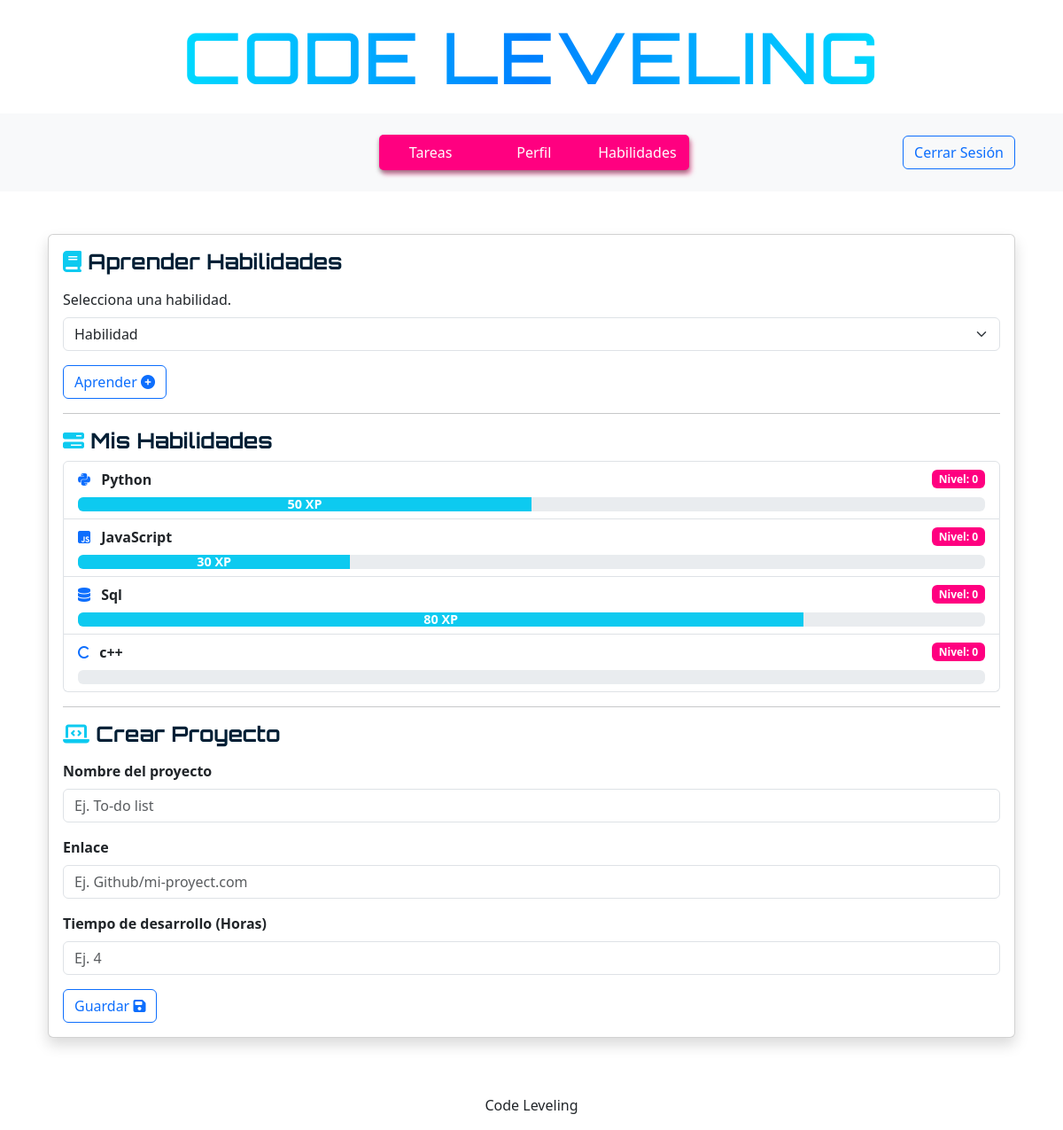
The app's page /habilidades (signed in), older data.
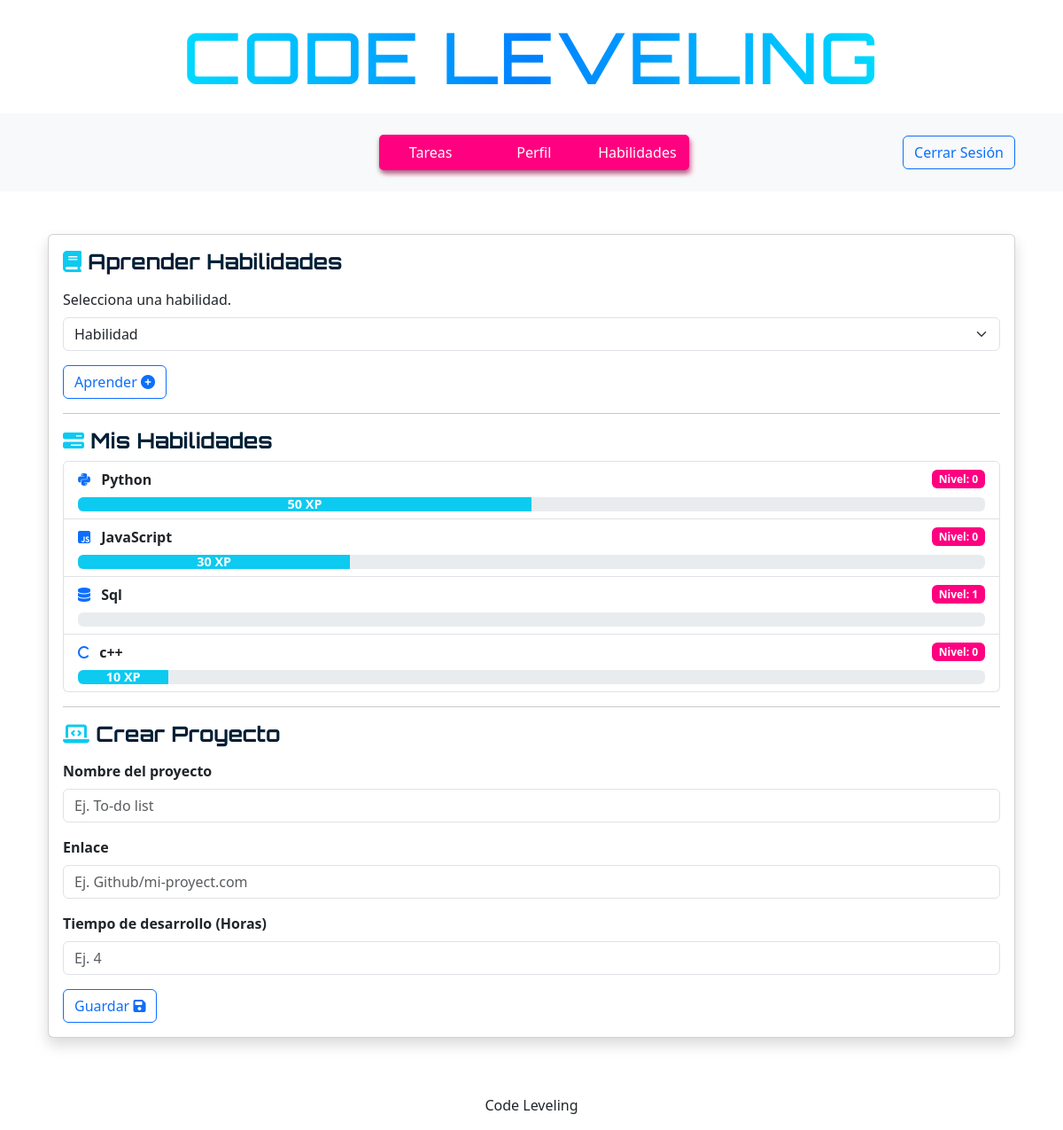
The same page, newer data.
### tables this page shows
CREATE TABLE users_skills (
id INTEGER PRIMARY KEY AUTOINCREMENT,
user_id INTEGER NOT NULL,
skill_id INTEGER NOT NULL,
level INTEGER DEFAULT 0,
xp INTEGER DEFAULT 0,
xp_max INTEGER DEFAULT 100,
FOREIGN KEY (user_id) REFERENCES users(id),
FOREIGN KEY (skill_id) REFERENCES skills(id),
UNIQUE (user_id, skill_id)
);

CREATE TABLE skills (
id INTEGER PRIMARY KEY AUTOINCREMENT,
name TEXT NOT NULL,
icon TEXT);

### app.py (the view)
@app.route("/habilidades")
@login_required
def habilidades():
    skill_cat = execute_db("SELECT * FROM skills;",result=True)
    skills = execute_db("SELECT s.name, s.icon, us.level, us.xp, us.xp_max FROM users_skills us JOIN skills s ON us.skill_id = s.id WHERE us.user_id = ?", param=(session["user_id"],),result=True)
    return render_template("habilidades.html", skills=skills, skill_cat=skill_cat)

### helpers.py (called while the page is built)
def login_required(f):
    @wraps(f)
    def decorated_function(*args, **kwargs):
        if session.get("user_id") ==  None:
            return redirect("/login")
        return f(*args, **kwargs)
    return decorated_function

def execute_db(query, param=(),result = False):
    connection = sqlite3.connect('leveling.db')
    connection.row_factory = sqlite3.Row
    db = connection.cursor()
    db.execute(query,param)
    rows = None
    if result == True:
        rows = db.fetchall()
    connection.commit()
    connection.close()
    return rows

### templates/habilidades.html (shortened to what this page needs)
{% extends "layout.html" %}
{% block body %}
<div class="container d-flex justify-content-center my-5">
    <div class="card shadow" style="width:100%;">
        <div class="card-body">
            <h4 class="card-title letter-1 mb-3"><i class="fa-solid fa-book text-info" ></i> Aprender Habilidades</h4>
            <form action="/habilidades/aprender" method="POST">
                <div class="mb-3">
                    <label for="skill_selector" class="form-label">Selecciona una habilidad.</label>
                    <select class="form-select" id="skill_selector" name="skill_id">
                        <option selected disabled> Habilidad </option>
                    </select>
                </div>
                <button type="submit" class="btn btn-outline-primary btn-p">Aprender <i class="fa-solid fa-circle-plus"></i></button>
            </form>
            <hr>
            <h4 class="card-title letter-1"><i class="fa-solid fa-bars-progress text-info"></i> Mis Habilidades</h4>
            <div  class="mb-3">
                <ul class="list-group">
                    {% for skill in skills %}
                    <li class="list-group-item">
                        <div class="d-flex justify-content-between align-items-center">
                            <div>
                                <i class="{{skill.icon}} text-primary me-2"></i>
                                <strong>{{skill.name}}</strong>
                            </div>
                            <span class="badge" style="background-color:#FF0080;">Nivel: {{skill.level}}</span>
                        </div>
                        <div class="progress mt-2">
                            <div class="progress-bar bg-info" role="progressbar" style="width: {{skill.xp/skill.xp_max*100 | round}}%" aria-valuenow="{{skill.xp}}" aria-valuemin="0" aria-valuemax="{{skill.xp_max}}">
                                {{skill.xp}} XP
                            </div>
                        </div>
                    </li>
                    {% endfor %}
                </ul>
            </div>
            <hr>
            <h4 class="card-title letter-1 mb-3"><i class="fa-solid fa-laptop-code text-info"></i> Crear Proyecto</h4>
            <form action="/habilidades/proyectos" method="POST">
                <div class="mb-3">
                    <label class="form-label" for="p_name"><strong>Nombre del proyecto</strong></label>
                    <input class="form-control" id="p_name" name="pj_name" type="text" placeholder="Ej. To-do list">
                </div>
                <div class="mb-3">
                    <label class="form-label" for="p_link"><strong>Enlace</strong></label>
                    <input class="form-control" id="p_link" name="pj_link" type="url" placeholder="Ej. Github/mi-proyect.com">
                </div>
                <div class="mb-3">
                    <label class="form-label" for="p_time"><strong>Tiempo de desarrollo (Horas)</strong></label>
                    <input class="form-control" id="p_time" name="pj_time" type="number" placeholder="Ej. 4">
                </div>
                <button class="btn btn-outline-primary btn-p">Guardar <i class="fa-solid fa-floppy-disk"></i></button>
            </form>
        </div>
    </div>
</div>
{% endblock %}

Row changes from the older to the newer data that the page shows:
changed users_skills "Sql": level "0" → "1"; xp "80" → (not shown)
changed users_skills (number 4 of 4 on the later page): xp (not shown) → "10"
